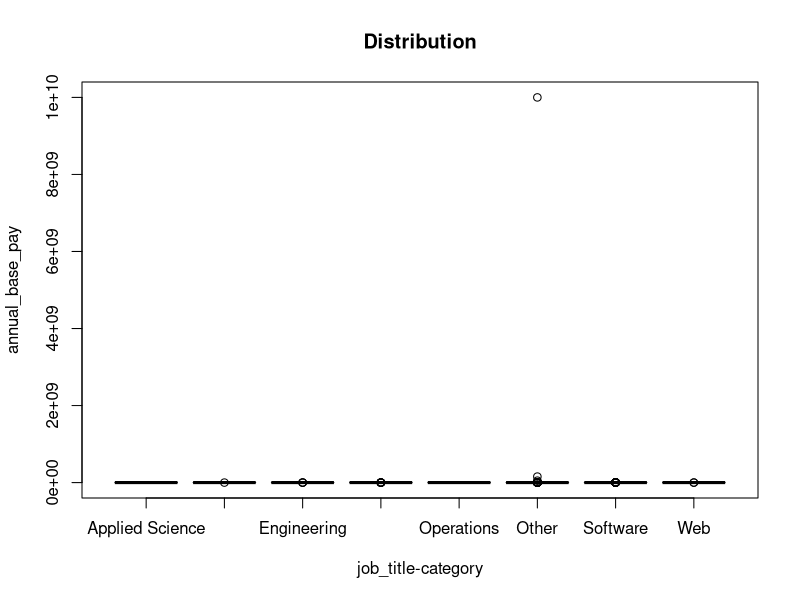
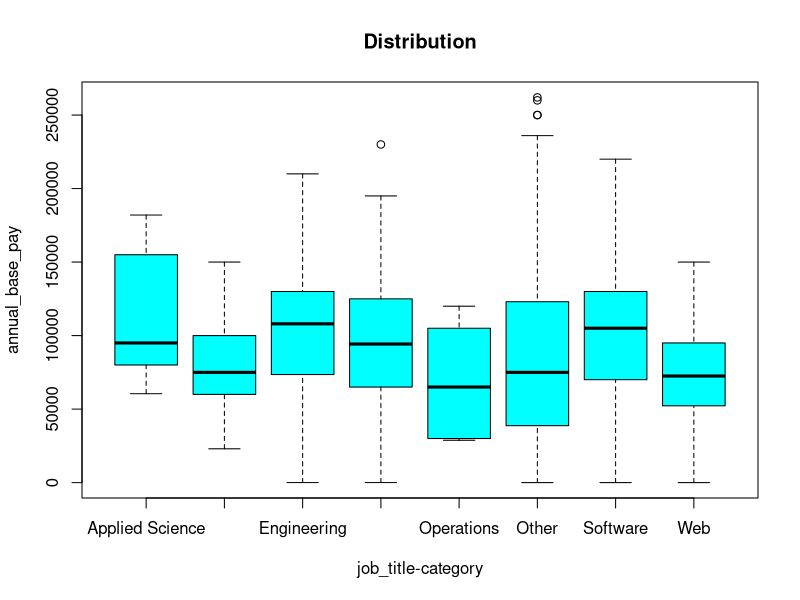
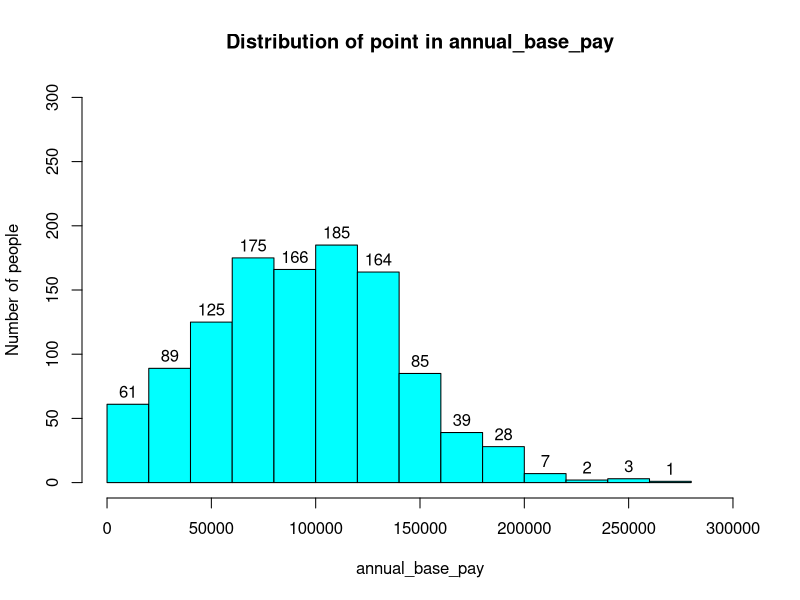
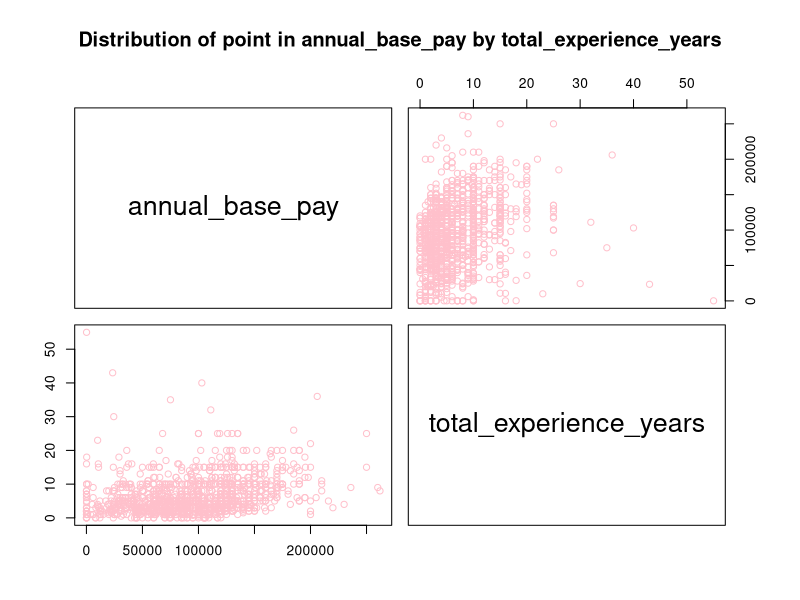
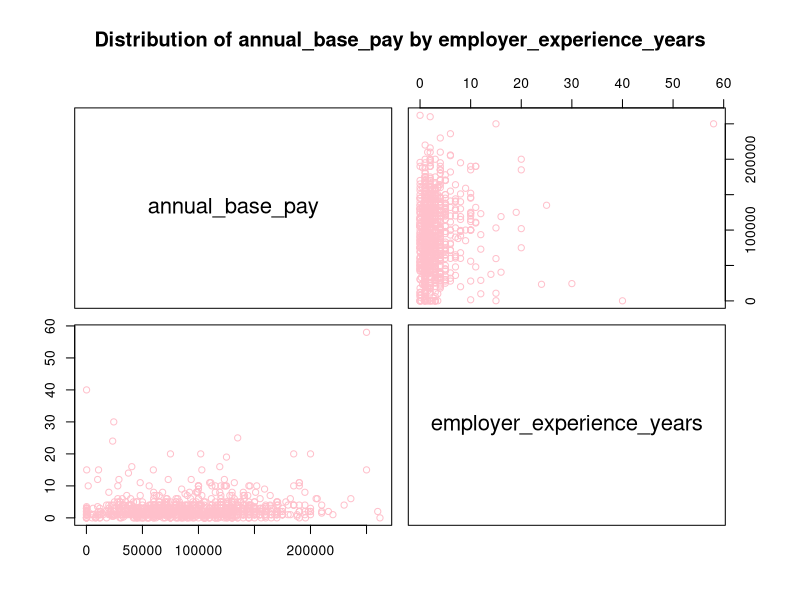
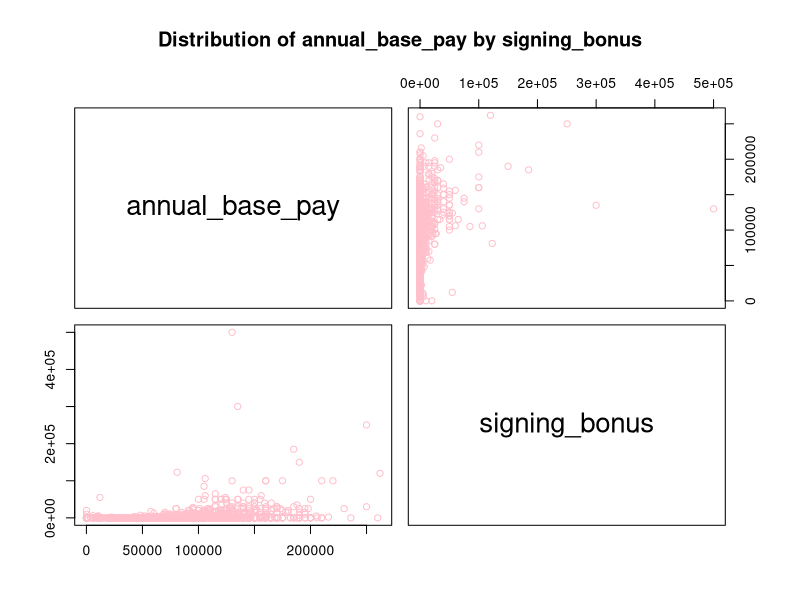
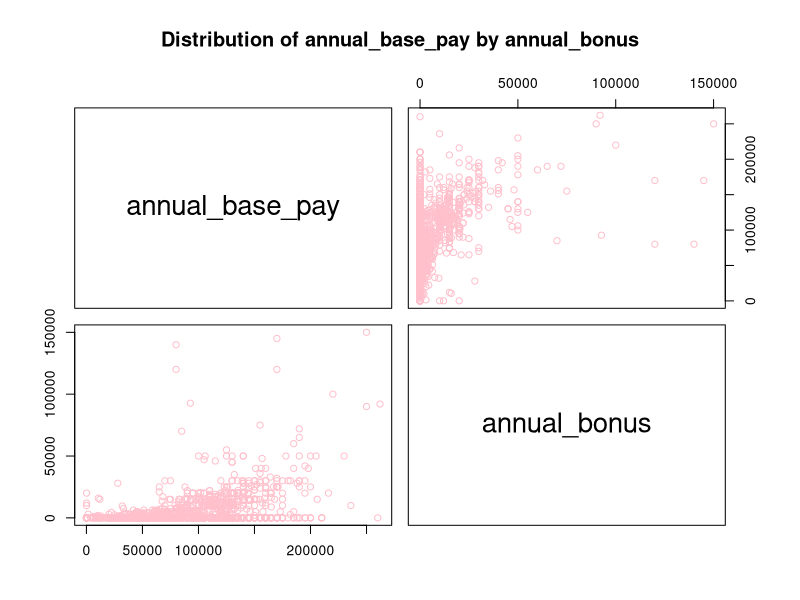

Source code (R) for these figures, in order:
salaries <- read.csv("salaries_clean.csv")
View(salaries)

df <- salaries[, c("job_title_category", "total_experience_years", "employer_experience_years", "annual_base_pay", "signing_bonus", "annual_bonus")]
View(df)

check_NaN <- apply(apply(df, 2, is.na), 2, which)
View(check_NaN)


df$annual_base_pay[df$annual_base_pay == 0] <- NA
df <- na.omit(df)
View(df)


#data visualization
#calculate mean, median, standard deviation, min, max,...

continuous_var <- as.data.frame(apply(df[, c("total_experience_years", "employer_experience_years", "annual_base_pay", "signing_bonus", "annual_bonus")], 2, function(x) c(mean(x), median(x), sd(x), max(x), min(x))))

rownames(continuous_var) <- c("mean", "median", "sd", "max", "min")

View(continuous_var)

#create statistics for categories

# <- apply(df[, c("Applied Science")], 2, table)
#(categorical_variable)


cal_statistics <- function(x){
  length_salaries <- tapply(x$annual_base_pay, x$job_title_category, length)
  mean_salaries <- tapply(x$annual_base_pay, x$job_title_category, mean)
  sd_salaries <- tapply(x$annual_base_pay, x$job_title_category, sd)
  max_salaries <- tapply(x$annual_base_pay, x$job_title_category, max)
  min_salaries <- tapply(x$annual_base_pay, x$job_title_category, min)
  q25_salaries <- tapply(x$annual_base_pay, x$job_title_category, quantile, probs = 0.25, na.rm = TRUE)
  q75_salaries <- tapply(x$annual_base_pay, x$job_title_category, quantile, probs = 0.75, na.rm = TRUE)
  
  return (cbind(length_salaries, mean_salaries, sd_salaries, min_salaries, max_salaries ,q25_salaries, q75_salaries))
}
descriptive_stats <- cal_statistics(df)
View(descriptive_stats)


boxplot(df$annual_base_pay ~ df$job_title_category, main = "Distribution", xlab = "job_title-category", ylab = "annual_base_pay", col = "cyan")


#remove outliers

remove_outliers <- function(x) {
  tmp <- subset(df, df$job_title_category == x)
  qnt <- quantile(tmp$annual_base_pay, probs = c(0.25, 0.75), na.rm = TRUE)
  H <- 1.5*IQR(tmp$annual_base_pay, na.rm = TRUE)
  tmp$annual_base_pay[tmp$annual_base_pay < (qnt[1] - H)] <- NA
  tmp$annual_base_pay[tmp$annual_base_pay > qnt[2] + H] <- NA
  return(tmp)
}

applied_science <- remove_outliers("Applied Science")
data <- remove_outliers("Data")
engineering <- remove_outliers("Engineering")
management <- remove_outliers("Management")
operations <- remove_outliers("Operations")
other <- remove_outliers("Other")
software <- remove_outliers("Software")
web <- remove_outliers("Web")

df <- rbind(applied_science, data, engineering, management, operations, other, software, web)
df <- na.omit(df)
View(df)
boxplot(df$annual_base_pay ~ df$job_title_category, main = "Distribution", xlab = "job_title-category", ylab = "annual_base_pay", col = "cyan")

new_stats <- cal_statistics(df)
View(new_stats)

hist(df$annual_base_pay, main = "Distribution of point in annual_base_pay", xlab = "annual_base_pay", ylab = "Number of people", xlim = c(0,300000), ylim = c(0,300), labels = TRUE, col = "cyan")

pairs(df$annual_base_pay ~ df$total_experience_years, main = "Distribution of point in annual_base_pay by total_experience_years", labels = c("annual_base_pay", "total_experience_years"), col = "pink")
pairs(df$annual_base_pay ~ df$employer_experience_years, main = "Distribution of annual_base_pay by employer_experience_years", labels = c("annual_base_pay", "employer_experience_years"), col = "pink")
pairs(df$annual_base_pay ~ df$signing_bonus, main = "Distribution of annual_base_pay by signing_bonus", labels = c("annual_base_pay", "signing_bonus"), col = "pink")
pairs(df$annual_base_pay ~ df$annual_bonus, main = "Distribution of annual_base_pay by annual_bonus", labels = c("annual_base_pay", "annual_bonus"), col = "pink")













